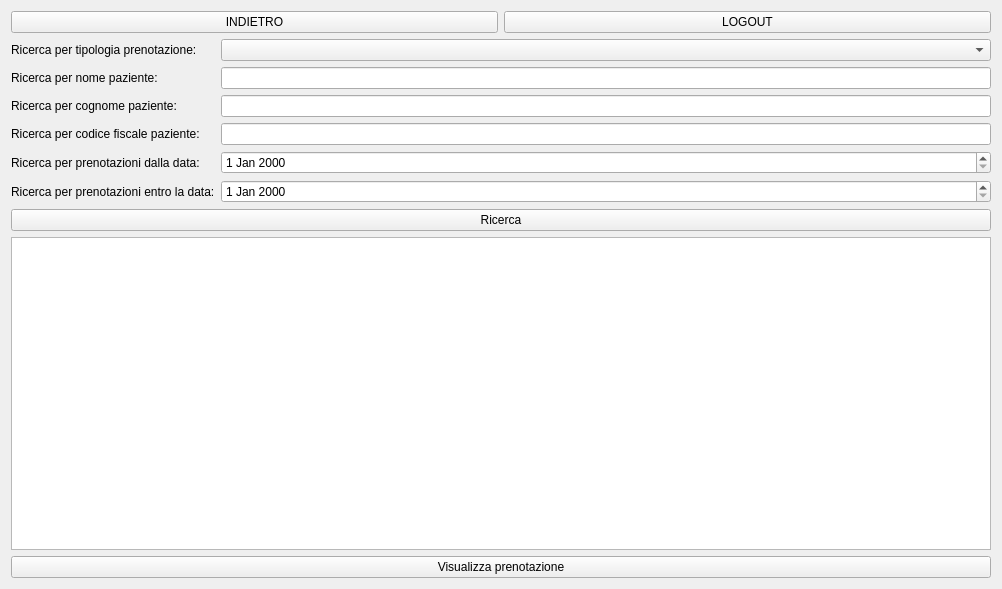
<?xml version="1.0" encoding="UTF-8"?>
<ui version="4.0">
 <class>Form</class>
 <widget class="QWidget" name="Form">
  <property name="geometry">
   <rect>
    <x>0</x>
    <y>0</y>
    <width>1002</width>
    <height>589</height>
   </rect>
  </property>
  <property name="windowTitle">
   <string>Segretario - Prenotazioni registrate</string>
  </property>
  <layout class="QVBoxLayout" name="verticalLayout">
   <item>
    <layout class="QVBoxLayout" name="verticalLayoutPrincipale">
     <item>
      <layout class="QHBoxLayout" name="horizontalLayoutIndietroLogout">
       <item>
        <widget class="QPushButton" name="pushButtonIndietro">
         <property name="text">
          <string>INDIETRO</string>
         </property>
        </widget>
       </item>
       <item>
        <widget class="QPushButton" name="pushButtonLogout">
         <property name="text">
          <string>LOGOUT</string>
         </property>
        </widget>
       </item>
      </layout>
     </item>
     <item>
      <layout class="QGridLayout" name="gridLayoutRicerca">
       <item row="3" column="0">
        <widget class="QLabel" name="labelRicercaCognome">
         <property name="text">
          <string>Ricerca per cognome paziente:</string>
         </property>
        </widget>
       </item>
       <item row="6" column="1">
        <widget class="QDateEdit" name="dateEditDataFine"/>
       </item>
       <item row="6" column="0">
        <widget class="QLabel" name="labelRicercaDataFine">
         <property name="text">
          <string>Ricerca per prenotazioni entro la data:</string>
         </property>
        </widget>
       </item>
       <item row="2" column="0">
        <widget class="QLabel" name="labelRicercaNome">
         <property name="text">
          <string>Ricerca per nome paziente: </string>
         </property>
        </widget>
       </item>
       <item row="2" column="1">
        <widget class="QLineEdit" name="lineEditRicercaNome"/>
       </item>
       <item row="1" column="1">
        <widget class="QComboBox" name="comboBoxTipologiaPrenotazione"/>
       </item>
       <item row="10" column="0" colspan="2">
        <widget class="QPushButton" name="pushButtonRicerca">
         <property name="text">
          <string>Ricerca</string>
         </property>
        </widget>
       </item>
       <item row="5" column="1">
        <widget class="QDateEdit" name="dateEditDataInizio"/>
       </item>
       <item row="1" column="0">
        <widget class="QLabel" name="labelRicercaPrenotazioneTipo">
         <property name="text">
          <string>Ricerca per tipologia prenotazione:</string>
         </property>
        </widget>
       </item>
       <item row="3" column="1">
        <widget class="QLineEdit" name="lineEditRicercaCognome"/>
       </item>
       <item row="5" column="0">
        <widget class="QLabel" name="labelRicercaDataInizio">
         <property name="text">
          <string>Ricerca per prenotazioni dalla data:</string>
         </property>
        </widget>
       </item>
       <item row="4" column="0">
        <widget class="QLabel" name="labelRicercaCodiceFiscale">
         <property name="text">
          <string>Ricerca per codice fiscale paziente:</string>
         </property>
        </widget>
       </item>
       <item row="4" column="1">
        <widget class="QLineEdit" name="lineEditRicercaCodiceFiscale"/>
       </item>
      </layout>
     </item>
     <item>
      <widget class="QListView" name="listViewPrenotazioni"/>
     </item>
     <item>
      <layout class="QVBoxLayout" name="verticalLayputVisualizzaPrenotazione">
       <item>
        <widget class="QPushButton" name="pushButtonVisualizzaPrenotazione">
         <property name="text">
          <string>Visualizza prenotazione</string>
         </property>
        </widget>
       </item>
      </layout>
     </item>
    </layout>
   </item>
  </layout>
 </widget>
 <resources/>
 <connections/>
</ui>
